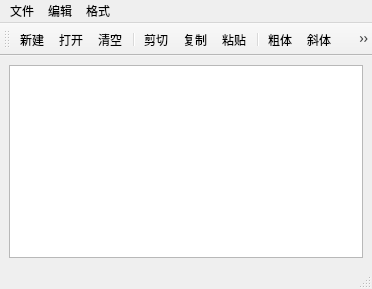
<?xml version="1.0" encoding="UTF-8"?>
<ui version="4.0">
 <class>MainWindow</class>
 <widget class="QMainWindow" name="MainWindow">
  <property name="geometry">
   <rect>
    <x>0</x>
    <y>0</y>
    <width>372</width>
    <height>289</height>
   </rect>
  </property>
  <property name="windowTitle">
   <string>MainWindow</string>
  </property>
  <widget class="QWidget" name="centralwidget">
   <layout class="QHBoxLayout" name="horizontalLayout">
    <item>
     <widget class="QTextEdit" name="txtEdit"/>
    </item>
   </layout>
  </widget>
  <widget class="QMenuBar" name="menubar">
   <property name="geometry">
    <rect>
     <x>0</x>
     <y>0</y>
     <width>372</width>
     <height>17</height>
    </rect>
   </property>
   <widget class="QMenu" name="menu">
    <property name="title">
     <string>文件</string>
    </property>
    <addaction name="separator"/>
    <addaction name="actNew"/>
    <addaction name="separator"/>
    <addaction name="actOpen"/>
    <addaction name="actClose"/>
   </widget>
   <widget class="QMenu" name="menu_2">
    <property name="title">
     <string>编辑</string>
    </property>
    <addaction name="actCut"/>
    <addaction name="actCopy"/>
    <addaction name="actPaste"/>
    <addaction name="separator"/>
    <addaction name="actClear"/>
   </widget>
   <widget class="QMenu" name="menu_3">
    <property name="title">
     <string>格式</string>
    </property>
    <addaction name="actFontBold"/>
    <addaction name="actFontItalic"/>
    <addaction name="actFontUnder"/>
   </widget>
   <addaction name="menu"/>
   <addaction name="menu_2"/>
   <addaction name="menu_3"/>
  </widget>
  <widget class="QStatusBar" name="statusbar"/>
  <widget class="QToolBar" name="mainToolBar">
   <property name="windowTitle">
    <string>toolBar</string>
   </property>
   <attribute name="toolBarArea">
    <enum>TopToolBarArea</enum>
   </attribute>
   <attribute name="toolBarBreak">
    <bool>false</bool>
   </attribute>
   <addaction name="actNew"/>
   <addaction name="actOpen"/>
   <addaction name="actClear"/>
   <addaction name="separator"/>
   <addaction name="actCut"/>
   <addaction name="actCopy"/>
   <addaction name="actPaste"/>
   <addaction name="separator"/>
   <addaction name="actFontBold"/>
   <addaction name="actFontItalic"/>
   <addaction name="actFontUnder"/>
   <addaction name="separator"/>
  </widget>
  <action name="actCut">
   <property name="icon">
    <iconset resource="res.qrc">
     <normaloff>:/images/cut.png</normaloff>:/images/cut.png</iconset>
   </property>
   <property name="text">
    <string>剪切</string>
   </property>
   <property name="toolTip">
    <string>剪切</string>
   </property>
   <property name="shortcut">
    <string>Ctrl+X</string>
   </property>
   <property name="menuRole">
    <enum>QAction::AboutQtRole</enum>
   </property>
  </action>
  <action name="actCopy">
   <property name="icon">
    <iconset resource="res.qrc">
     <normaloff>:/images/copy.png</normaloff>:/images/copy.png</iconset>
   </property>
   <property name="text">
    <string>复制</string>
   </property>
   <property name="toolTip">
    <string>复制</string>
   </property>
   <property name="shortcut">
    <string>Ctrl+C</string>
   </property>
   <property name="menuRole">
    <enum>QAction::NoRole</enum>
   </property>
  </action>
  <action name="actNew">
   <property name="icon">
    <iconset resource="res.qrc">
     <normaloff>:/images/new_file.png</normaloff>:/images/new_file.png</iconset>
   </property>
   <property name="text">
    <string>新建</string>
   </property>
   <property name="toolTip">
    <string>新建文件</string>
   </property>
   <property name="menuRole">
    <enum>QAction::NoRole</enum>
   </property>
  </action>
  <action name="actOpen">
   <property name="icon">
    <iconset resource="res.qrc">
     <normaloff>:/images/open.png</normaloff>:/images/open.png</iconset>
   </property>
   <property name="text">
    <string>打开</string>
   </property>
   <property name="toolTip">
    <string>打开文件</string>
   </property>
   <property name="shortcut">
    <string>Ctrl+O</string>
   </property>
   <property name="menuRole">
    <enum>QAction::NoRole</enum>
   </property>
  </action>
  <action name="actClose">
   <property name="icon">
    <iconset resource="res.qrc">
     <normaloff>:/images/close.png</normaloff>:/images/close.png</iconset>
   </property>
   <property name="text">
    <string>退出</string>
   </property>
   <property name="toolTip">
    <string>退出</string>
   </property>
   <property name="menuRole">
    <enum>QAction::NoRole</enum>
   </property>
  </action>
  <action name="actClear">
   <property name="icon">
    <iconset resource="res.qrc">
     <normaloff>:/images/clear.png</normaloff>:/images/clear.png</iconset>
   </property>
   <property name="text">
    <string>清空</string>
   </property>
   <property name="toolTip">
    <string>清空内容</string>
   </property>
   <property name="menuRole">
    <enum>QAction::NoRole</enum>
   </property>
  </action>
  <action name="actPaste">
   <property name="icon">
    <iconset resource="res.qrc">
     <normaloff>:/images/paste.png</normaloff>:/images/paste.png</iconset>
   </property>
   <property name="text">
    <string>粘贴</string>
   </property>
   <property name="toolTip">
    <string>粘贴</string>
   </property>
   <property name="shortcut">
    <string>Ctrl+V</string>
   </property>
   <property name="menuRole">
    <enum>QAction::NoRole</enum>
   </property>
  </action>
  <action name="actFontBold">
   <property name="checkable">
    <bool>true</bool>
   </property>
   <property name="icon">
    <iconset resource="res.qrc">
     <normaloff>:/images/Bold.png</normaloff>:/images/Bold.png</iconset>
   </property>
   <property name="text">
    <string>粗体</string>
   </property>
   <property name="toolTip">
    <string>粗体</string>
   </property>
   <property name="menuRole">
    <enum>QAction::NoRole</enum>
   </property>
  </action>
  <action name="actFontItalic">
   <property name="checkable">
    <bool>true</bool>
   </property>
   <property name="icon">
    <iconset resource="res.qrc">
     <normaloff>:/images/Italic.png</normaloff>:/images/Italic.png</iconset>
   </property>
   <property name="text">
    <string>斜体</string>
   </property>
   <property name="toolTip">
    <string>斜体</string>
   </property>
   <property name="menuRole">
    <enum>QAction::NoRole</enum>
   </property>
  </action>
  <action name="actFontUnder">
   <property name="checkable">
    <bool>true</bool>
   </property>
   <property name="icon">
    <iconset resource="res.qrc">
     <normaloff>:/images/underline.png</normaloff>:/images/underline.png</iconset>
   </property>
   <property name="text">
    <string>下划线</string>
   </property>
   <property name="toolTip">
    <string>下划线</string>
   </property>
   <property name="menuRole">
    <enum>QAction::NoRole</enum>
   </property>
  </action>
 </widget>
 <resources>
  <include location="res.qrc"/>
 </resources>
 <connections>
  <connection>
   <sender>actClear</sender>
   <signal>triggered()</signal>
   <receiver>txtEdit</receiver>
   <slot>clear()</slot>
   <hints>
    <hint type="sourcelabel">
     <x>-1</x>
     <y>-1</y>
    </hint>
    <hint type="destinationlabel">
     <x>157</x>
     <y>104</y>
    </hint>
   </hints>
  </connection>
  <connection>
   <sender>actClose</sender>
   <signal>triggered()</signal>
   <receiver>MainWindow</receiver>
   <slot>close()</slot>
   <hints>
    <hint type="sourcelabel">
     <x>-1</x>
     <y>-1</y>
    </hint>
    <hint type="destinationlabel">
     <x>157</x>
     <y>103</y>
    </hint>
   </hints>
  </connection>
  <connection>
   <sender>actCopy</sender>
   <signal>triggered()</signal>
   <receiver>txtEdit</receiver>
   <slot>copy()</slot>
   <hints>
    <hint type="sourcelabel">
     <x>-1</x>
     <y>-1</y>
    </hint>
    <hint type="destinationlabel">
     <x>157</x>
     <y>104</y>
    </hint>
   </hints>
  </connection>
  <connection>
   <sender>actCut</sender>
   <signal>triggered()</signal>
   <receiver>txtEdit</receiver>
   <slot>cut()</slot>
   <hints>
    <hint type="sourcelabel">
     <x>-1</x>
     <y>-1</y>
    </hint>
    <hint type="destinationlabel">
     <x>157</x>
     <y>104</y>
    </hint>
   </hints>
  </connection>
  <connection>
   <sender>actPaste</sender>
   <signal>triggered()</signal>
   <receiver>txtEdit</receiver>
   <slot>paste()</slot>
   <hints>
    <hint type="sourcelabel">
     <x>-1</x>
     <y>-1</y>
    </hint>
    <hint type="destinationlabel">
     <x>157</x>
     <y>104</y>
    </hint>
   </hints>
  </connection>
 </connections>
</ui>
